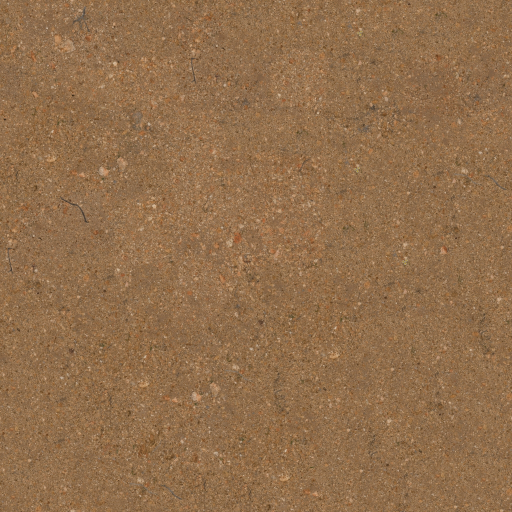
#> input picture bolgeler/16-gergedan/model/material-source/gravelly_sand_diff_1k.jpg, 1024 x 1024 px (shown at 1/2 size)
$ python build_habitat.py
#> lines starting #> are read from the running program, lines starting #| are printed output that depends on the picture
### bolgeler/model_tools.py
"""Small geometry/export helpers for editable, metre-based region assets."""
from __future__ import annotations

import json
import math

import numpy as np
import trimesh
from PIL import Image
from shapely import constrained_delaunay_triangles
from shapely.geometry.polygon import orient


def pbr(name, color, texture=None, roughness=.94):
    return trimesh.visual.material.PBRMaterial(
        name=name, baseColorFactor=np.array(color, dtype=float),
        baseColorTexture=Image.open(texture) if texture else None,
        metallicFactor=0., roughnessFactor=roughness)


# [118 lines left out: functions polygon_mesh, tube, bark_uv, postprocess_gltf, not called in this run]

### bolgeler/12-afrika-savana/model/giraffe/build_habitat.py
"""Reference-informed open Savanna section, sharing the existing M5 frame."""
from pathlib import Path
import sys,json,hashlib,math
import numpy as np,trimesh
from PIL import Image
from shapely.geometry import Point,Polygon,LineString
from shapely.ops import unary_union
from shapely import affinity
H=Path(__file__).resolve().parent;R=H.parents[3];sys.path.insert(0,str(R/'bolgeler'))
from model_tools import polygon_mesh,pbr,tube,postprocess_gltf
sha=lambda p:hashlib.sha256(p.read_bytes()).hexdigest()
def parts(g):return [g] if g.geom_type=='Polygon' else list(g.geoms)
def main():
 old=json.loads((R/'site-data.json').read_text());layers=json.loads((R/'surface-layers.json').read_text())
#> (reads site-data.json from the repository)
#> (reads surface-layers.json from the repository)
 circuit=Polygon(next(f['pointsXYMetres']for f in json.loads((R/'current-plan-data.json').read_text())['features']if f['id']=='savanna_visitor_circuit'))
#> (reads current-plan-data.json from the repository)
 keep=unary_union([Polygon(p['outer'],p.get('holes',[]))for k in ['water','path','building'] for p in layers['layers'][k]])
 previous=json.loads((H/'habitat-inputs.json').read_text()) if(H/'habitat-inputs.json').exists()else None
 compound=Polygon(previous['compoundOutlineM5XY']) if previous else affinity.scale(Point(60,48).buffer(1,quad_segs=48),27,19).intersection(circuit.buffer(-12)).difference(keep.buffer(.6))
 assert compound.geom_type=='Polygon'
 origin=np.array([60,48]);ground=-.24
 # The source photographs show green two-rail barriers and low stone boundaries.
 # This is one interpreted open viewing segment, not a surveyed enclosure wall.
 fence_line=LineString([[60+27*math.cos(t),48+19*math.sin(t)]for t in np.linspace(math.pi*1.12,math.pi*1.88,65)])
 gate=LineString([[58.1,27],[58.1,34]]).buffer(1.7,cap_style=2)
 visible=fence_line.difference(gate);wallmask=visible.buffer(.24,cap_style=2).intersection(compound)
 soil=compound.difference(wallmask)
 textures=H/'habitat-textures';textures.mkdir(exist_ok=True)
 source=R/'bolgeler/16-gergedan/model/material-source/gravelly_sand_diff_1k.jpg';target=textures/'soil.jpg'
 with Image.open(source) as im:im.convert('RGB').resize((512,512),Image.Resampling.LANCZOS).save(target,quality=88,optimize=True)
#> im is the input picture: PIL image 1024x1024 RGB; mean R, G, B 145.8, 110.6, 76.1
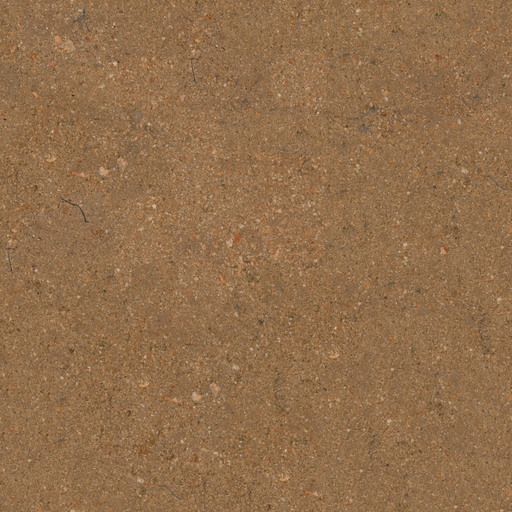
#> saved as soil.jpg: PIL image 512x512 RGB; mean R, G, B 145.8, 110.6, 76.1
 wood=R/'viewer/assets/savanna-platform-wood-v1.png';wtarget=textures/'wood.jpg'
 with Image.open(wood)as im:im.convert('RGB').resize((512,512),Image.Resampling.LANCZOS).save(wtarget,quality=87,optimize=True)
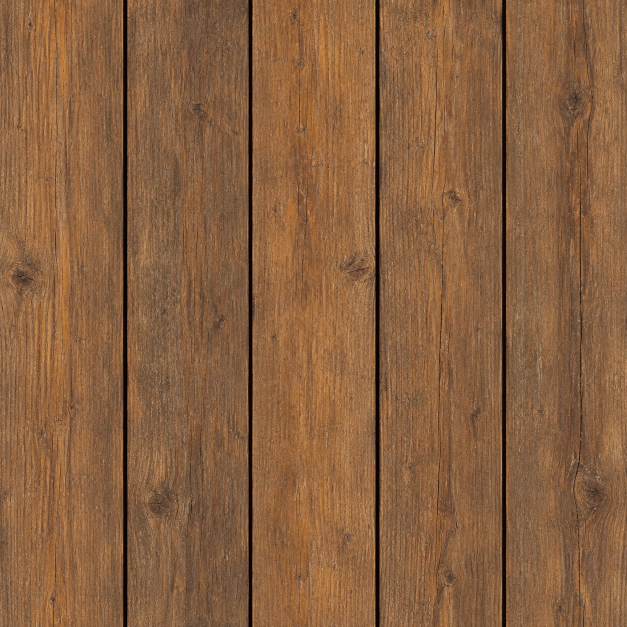
#> input picture viewer/assets/savanna-platform-wood-v1.png, 1254 x 1254 px (shown at 1/2 size)
#> im is the input picture: PIL image 1254x1254 RGB; mean R, G, B 137.3, 96.8, 64.1
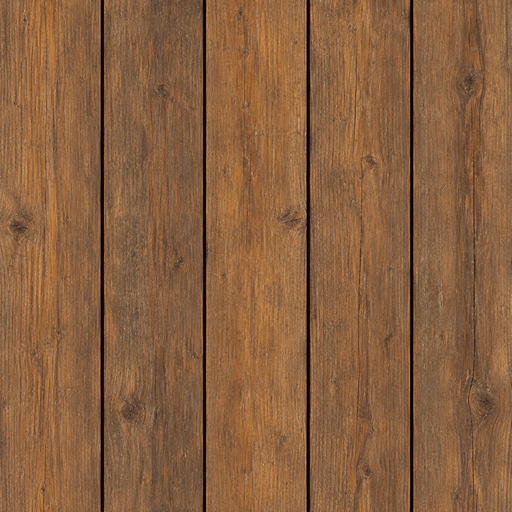
#> saved as wood.jpg: PIL image 512x512 RGB; mean R, G, B 137.3, 96.8, 64.1
 rock=R/'viewer/assets/penguin-artificial-rock-v1.png';rtarget=textures/'rock.jpg'
 with Image.open(rock)as im:im.convert('RGB').resize((512,512),Image.Resampling.LANCZOS).save(rtarget,quality=87,optimize=True)
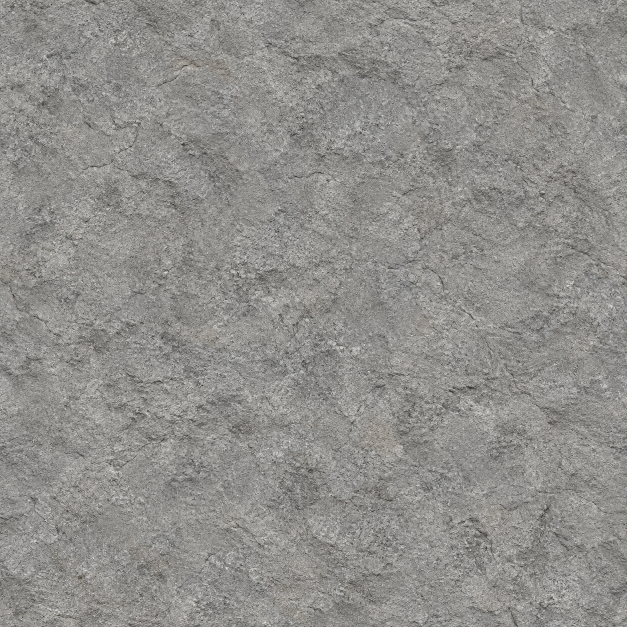
#> input picture viewer/assets/penguin-artificial-rock-v1.png, 1254 x 1254 px (shown at 1/2 size)
#> im is the input picture: PIL image 1254x1254 RGB; mean R, G, B 144.2, 142.7, 139.7
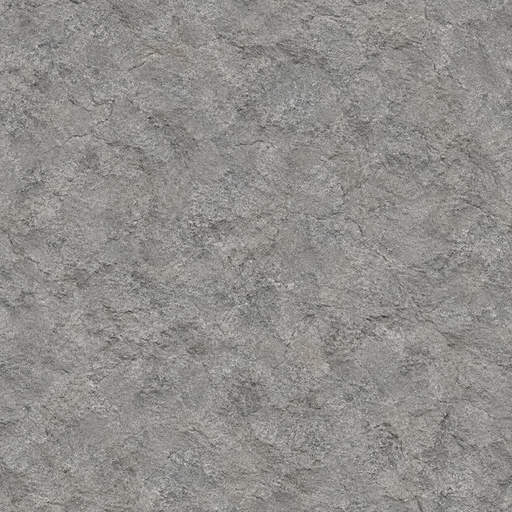
#> saved as rock.jpg: PIL image 512x512 RGB; mean R, G, B 144.2, 142.7, 139.7
 mats={'soil':pbr('SandAndEarth',[.86,.82,.70,1],target),'wood':pbr('TimberPosts',[.44,.34,.24,1],wtarget),'rock':pbr('LowStoneBoundary',[.58,.61,.53,1],rtarget),'steel':pbr('BursaGreenBarrier',[.12,.25,.20,1],roughness=.68),'leaf':pbr('BrowseLeaves',[.27,.36,.11,1])};mats['leaf'].doubleSided=True;pieces={}
 def add(n,m,k):pieces[n]=(m,k)
 def beam(a,b,w,h,z):
  a,b=np.array(a),np.array(b);v=b-a;m=trimesh.creation.box([np.linalg.norm(v),w,h]);m.apply_transform(trimesh.transformations.rotation_matrix(math.atan2(v[1],v[0]),[0,0,1]));m.apply_translation([*((a+b)/2),z+h/2]);return m
 add('savanna_owned_sand',polygon_mesh(soil,ground),'soil')
 add('low_stone_viewing_boundary',polygon_mesh(wallmask,ground+.48,ground),'rock')
 rails=[];posts=[]
 lines=[visible]if visible.geom_type=='LineString' else list(visible.geoms)
 for line in lines:
  for a,b in zip(line.coords,list(line.coords)[1:]):
   for z in [.82,1.32]:rails.append(beam(a,b,.09,.10,ground+z))
  for d in np.arange(0,line.length,2.5):
   p=line.interpolate(d);m=trimesh.creation.box([.12,.12,1.55]);m.apply_translation([p.x,p.y,ground+.775]);posts.append(m)
 add('green_horizontal_visitor_rails',trimesh.util.concatenate(rails+posts),'steel')
 # Two high browse posts and branching foliage, consistent with municipal feeding photos.
 feeder_xy=[[56,57],[72,56]];branches=[];leaves=[]
 for i,(x,y) in enumerate(feeder_xy):
  branches.append(tube([[x,y,ground],[x+.10,y+.07,3.50]],.14,sections=12))
  for k in range(6):
   a=k*math.tau/6+i*.3;start=np.array([x,y,3.1]);end=start+[math.cos(a)*.85,math.sin(a)*.85,.5+.15*math.cos(k)]
   branches.append(tube([start,end],.025,sections=6))
   for q in range(3):
    c=start+(end-start)*(.45+.20*q);v=np.array([.15*math.cos(a+.6),.15*math.sin(a+.6),.12]);other=np.array([-.08*math.sin(a),.08*math.cos(a),.04]);vertices=[c-v,c+other,c+v,c-other];leaves.append(trimesh.Trimesh(vertices,[[0,1,2],[0,2,3]],process=False))
 add('elevated_branch_browse_feeders',trimesh.util.concatenate(branches),'wood');add('leaf_browse_branches',trimesh.util.concatenate(leaves),'leaf')
 # No large invented stable: its existence is documented, facade/position are unresolved.
 trees=[[43,58],[78,59]];rocks=[]
 for xy in trees:
  for k in range(6):
   m=trimesh.creation.icosphere(subdivisions=1);m.apply_scale([.7,.58,.45]);m.apply_translation([xy[0]+1.4*math.cos(k*math.tau/6),xy[1]+1.25*math.sin(k*math.tau/6),ground+.23]);rocks.append(m)
 add('tree_root_boulders',trimesh.util.concatenate(rocks),'rock')
 scene=trimesh.Scene();rot=trimesh.transformations.rotation_matrix(-math.pi/2,[1,0,0]);tris=0
 for name,(mesh,kind)in pieces.items():
  mesh.apply_translation([-origin[0],-origin[1],0]);uv=mesh.vertices[:,:2]*.4
  if kind=='wood':uv=np.column_stack((mesh.vertices[:,0]+mesh.vertices[:,1],mesh.vertices[:,2]*.7))
  mesh.visual=trimesh.visual.TextureVisuals(uv=uv,material=mats[kind]);mesh.apply_transform(rot);scene.add_geometry(mesh,node_name=name,geom_name=name);tris+=len(mesh.faces)
 tree=trimesh.load(R/'bolgeler/_ortak/peyzaj/model/generic-broadleaf-tree.glb',force='scene',process=False);nodes=[n for n in tree.graph.nodes_geometry if 'lod1'in n];bounds=[]
 for n in nodes:
  matrix,key=tree.graph[n];m=tree.geometry[key].copy();m.apply_transform(matrix);bounds.extend(m.vertices.tolist())
 b=np.array(bounds);scale=9/(b[:,1].max()-b[:,1].min())
 for i,xy in enumerate(trees):
  for n in nodes:
   matrix,key=tree.graph[n];m=tree.geometry[key].copy();m.visual.material=m.visual.material.copy();m.visual.material.normalTexture=None;m.apply_transform(matrix);m.apply_scale(scale);m.apply_translation([xy[0]-origin[0],ground-b[:,1].min()*scale,-(xy[1]-origin[1])]);scene.add_geometry(m,node_name=f'giraffe_tree_{i}_{n}',geom_name=f'giraffe_tree_{i}_{n}');tris+=len(m.faces)
 obstacles=unary_union([Point(p).buffer(2.6)for p in trees]+[Point(p).buffer(1.7)for p in feeder_xy]+[wallmask])
 safe=compound.difference(obstacles).buffer(-2.7)
 routes=[]
 for i,(cx,cy,rx,ry)in enumerate([[49,41,5.5,4],[70,41,5.0,4.6]]):
  ps=[[cx+rx*math.cos(t),cy+ry*math.sin(t)]for t in np.linspace(0,math.tau,64,endpoint=False)]
  assert all(safe.covers(Point(p))for p in ps),(i,'route outside safe zone')
  routes.append({'points':ps,'initialPhase':.48 if i==0 else .2,'direction':1 if i==0 else -1,'scale':1 if i==0 else .91})
 asset=json.loads((H/'giraffe-asset.json').read_text())
 meta={'schema':'bursa-zoo-giraffe-colony/v1','region':12,'originM5LocalXY':origin.tolist(),'centre':[60,46,2.4],'boundsRadius':32,'groundZ':ground,'assetSha256':asset['delivery']['sha256'],'routes':routes,'walkSpeedAtClipRateOne':.48,'minimumSeparationMetres':5.5,'bodyRadiusMetres':2.7,'safeDomain':[{'outer':list(p.exterior.coords),'holes':[list(h.coords)for h in p.interiors]}for p in parts(safe)],'habitatKey':'giraffeHabitat','scope':'Two illustrative adult Baringo-style giraffes; not a zoo census or individual likeness.'}
 if(H/'blend-ground.json').exists():
  blend=json.loads((H/'blend-ground.json').read_text());assert blend['assetSha256']==meta['assetSha256'];meta['blendGround']=blend
 (H/'giraffe-colony.json').write_text(json.dumps(meta,ensure_ascii=False,indent=2)+'\n',encoding='utf-8')
 inputs={'schema':'bursa-zoo-savanna-open-section-inputs/v1','originM5LocalXY':origin.tolist(),'groundZ':ground,'compoundOutlineM5XY':list(compound.exterior.coords),'floorOwnershipMasks':[{'outer':list(compound.exterior.coords),'holes':[list(h.coords)for h in compound.interiors]}],'treeCentresM5XY':trees,'feedersXY':feeder_xy,'sourceRegistrationSha256':sha(R/'current-plan-registration.json'),'siteDataSha256':sha(R/'site-data.json'),'sourcePhotoFiles':['23247_YHG_8895_201702021252.jpg','26077_IMG_8891_201806301148.jpg','26077_IMG_8908_201806301148.jpg'],'sources':['https://www.bursa.bel.tr/haber/bursa-zoonun-yeni-konuklari-gergedanlar-26077','https://www.bursahayvanatbahcesi.com/hayvan/baringo-zurafasi/','https://www.bursahayvanatbahcesi.com/zurafalara-uludagdan-ozel-diyet/'],'surveyed':False,'interpretation':'One open viewing/feeding section inside the illustrated Savanna circuit. Fence,feeder,tree positions and all dimensions are visual interpretation. Existing platform is preserved at its original candidate M5 location. Heated tall stable exists per official report but is not reconstructed without facade/location proof.','areasM2':{'ownedFloor':compound.area,'soil':soil.area,'stoneBoundary':wallmask.area},'floorCheck':{'overlapM2':soil.intersection(wallmask).area,'gapM2':compound.symmetric_difference(unary_union([soil,wallmask])).area}}
 # Once integrated, the surface builder deliberately classifies this owned
 # floor as a building mask. Do not subtract our own floor on the next build.
 inputs['initialSurfaceSha256']=previous.get('initialSurfaceSha256',sha(R/'surface-layers.json')) if previous else sha(R/'surface-layers.json')
 for k in ['water','path']:assert compound.intersection(unary_union([Polygon(p['outer'],p.get('holes',[]))for p in layers['layers'][k]])).area<1e-8
 (H/'habitat-inputs.json').write_text(json.dumps(inputs,ensure_ascii=False,indent=2)+'\n',encoding='utf-8')
 report={**inputs,'schema':'bursa-zoo-giraffe-habitat-model/v1','triangles':tris,'meshCount':len(scene.geometry),'atlasHiddenNodes':[],'parts':list(pieces),'soilCredit':'Gravelly Sand by Dario Barresi,Poly Haven CC0;512px technical JPEG derivative','treeCredit':'Jacaranda by Rico Cilliers/Rob Tuytel,Poly Haven CC0;LOD1 only,normal map omitted where tangents unavailable;illustrative species','feederLeaves':'Simple authored closed branch tubes and small double-sided geometric leaves,not a new image texture'}
 output=H/'zurafa-acik-yasam-alani.glb';output.write_bytes(scene.export(file_type='glb',tree_postprocessor=lambda tree:postprocess_gltf(tree,report)));report.update(file=output.name,bytes=output.stat().st_size,sha256=sha(output));(H/'habitat-report.json').write_text(json.dumps(report,ensure_ascii=False,indent=2)+'\n',encoding='utf-8');print(json.dumps({k:report[k]for k in ['file','bytes','triangles','meshCount','areasM2','floorCheck']}))
if __name__=='__main__':main()
#> (the call stopped at in pbr, `return trimesh.visual.material.PBRMaterial( name=name, baseColorFactor..`: trimesh is not available in this run)
